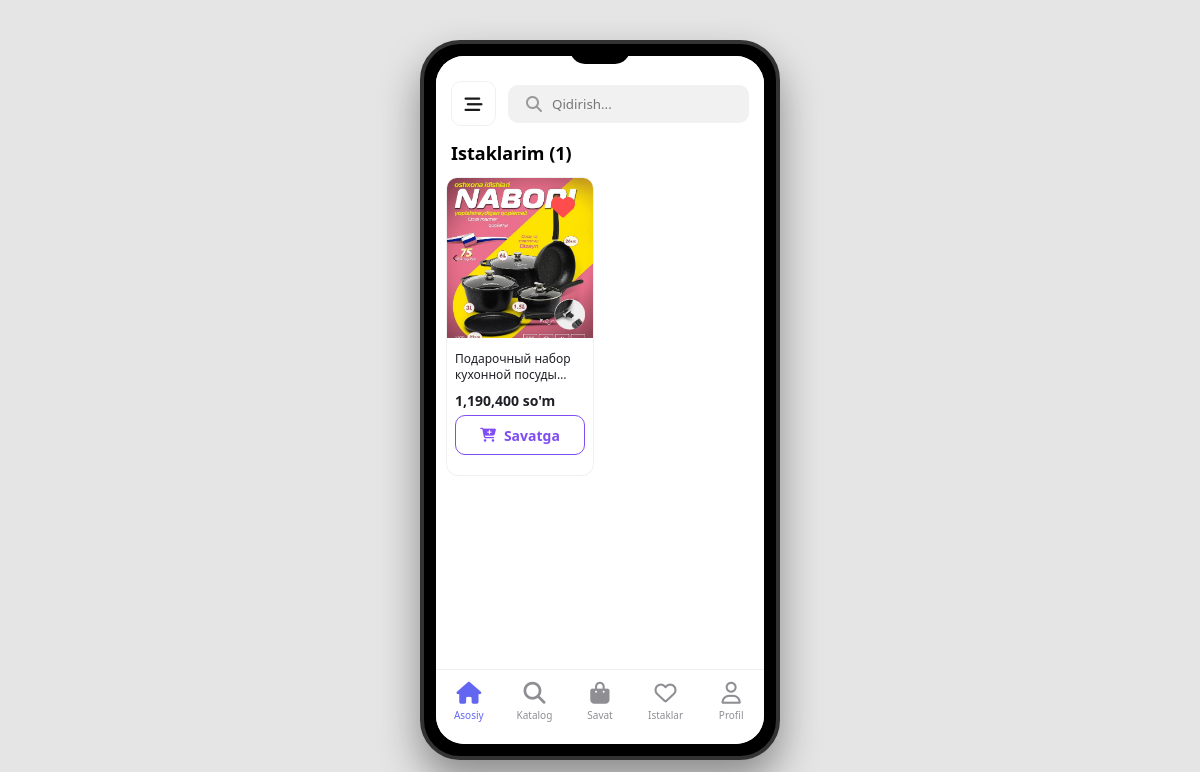
The app's page /istaklar/ (signed in) with its own data.
### app/models.py (models this page shows, shortened)
class BaseCreatedModel(models.Model):
    created_at = models.DateTimeField(auto_now_add=True)
    updated_at = models.DateTimeField(auto_now=True)
    class Meta:
        abstract = True

class UzumProduct(BaseCreatedModel):
    name = models.CharField(max_length=100)
    slug = models.SlugField( max_length=300, unique=True, blank=True, editable=False)
    price = models.PositiveIntegerField()
    aksi_narx = models.PositiveSmallIntegerField( validators=[MinValueValidator(0), MaxValueValidator(100)], default=0)
    about = models.TextField()
    count = models.PositiveIntegerField(default=2)
    is_active = models.BooleanField(default=True)
    info = models.JSONField(default=default_uzum_info, blank=True)
    category = models.ForeignKey(
        Kategoriy,
        on_delete=models.CASCADE,
        related_name='products'
    )

class UzumProductImage(BaseCreatedModel):
    image = models.ImageField(upload_to='maxsulot_rasm/')
    product = models.ForeignKey(UzumProduct, on_delete=models.CASCADE, related_name='images')

### app/views.py (the view)
# urls.py: path('istaklar/', istaklar, name='istaklar'),
@login_required(login_url='login_viuw')
def istaklar(request):
    products = UzumProduct.objects.filter(
        likes__user=request.user
    ).distinct()
    return render(request, 'products/istak.html', {
        'page_obj': products
    })

### app/context_processors.py (called while the page is built)
def cart_item_count(request):
    count = 0
    if request.user.is_authenticated:
        count = ShopingModel.objects.filter(user=request.user).count()
    return {'cart_item_count': count}

### templates/products/istak.html (shortened to what this page needs)
{% extends 'base.html' %}
{% block main %}
{% load humanize %}
<div class="main-content">
  <h3 style="padding: 0 15px; margin-bottom: 12px; font-size: 18px">
    Istaklarim ({{ page_obj|length }})
  </h3>
  <div class="product-grid">
    {% for i in page_obj %}
    <div class="product-card" style="position: relative;">
      <form action="{% url 'istak_like_bos' %}" method="POST" style="position:absolute; top:10px; right:10px; z-index:2;">
        <button type="submit" style="background:none; border:none; padding:0;">
          <i class="fa-solid fa-heart wish-icon active"></i>
        </button>
      </form>
      <a href="{% url 'product_details' i.slug %}" style="text-decoration: none; color: inherit; display: block;">
        {% if i.images.all %}
          <img class="product-img" src="{{ i.images.all.0.image.url }}" alt="{{ i.name }}" />
        {% endif %}
        <div class="product-info">
          <p class="product-title">{{ i.name |capfirst }}</p>
          <div class="price-container">
            <span class="price-now">{{ i.price|intcomma }} so'm</span>
          </div>
        </div>
      </a>
      <div style="padding: 0 8px 8px 8px;">
        <form action="{% url 'shoping_cart_create' %}" method="POST">
          <button type="submit" class="add-cart-btn">
            <i class="fa-solid fa-cart-plus"></i>
            <span>Savatga</span>
          </button>
        </form>
      </div>
    </div>
    {% empty %}
      <p style="padding:20px;">Hozircha istaklar bo‘sh</p>
    {% endfor %}
  </div>
</div>
{% endblock main %}

### templates/base.html (style rules this page uses)
* { margin: 0; padding: 0; box-sizing: border-box; font-family: "Segoe UI", sans-serif; }
body { background: #e5e5e5; display: flex; justify-content: center; align-items: center; min-height: 100vh; }
.main-content { flex: 1; overflow-y: auto; background: #fff; padding-bottom: 20px; }
.product-grid { display: grid; grid-template-columns: 1fr 1fr; gap: 12px; padding: 0 10px; }
.product-card { background: white; border-radius: 12px; padding-bottom: 12px; position: relative; display: flex; flex-direction: column; border: 1px solid #f0f0f0; }
.product-img { width: 100%; height: 160px; object-fit: cover; border-radius: 10px 10px 0 0; background: #f8f8f8; }
.wish-icon { position: absolute; top: 10px; right: 10px; font-size: 18px; color: #666; z-index: 2; }
.product-info { padding: 8px 8px 0 8px; }
.product-title { font-size: 12px; color: #1f2026; line-height: 1.3; height: 32px; overflow: hidden; display: -webkit-box; -webkit-line-clamp: 2; -webkit-box-orient: vertical; margin-bottom: 6px; }
.price-now { font-weight: 700; font-size: 14px; color: #1f2026; margin-top: -2px; }
.add-cart-btn { width: 100%; height: 36px; background: transparent; border: 1px solid #7f4df2; border-radius: 8px; display: flex; align-items: center; justify-content: center; gap: 8px; color: #7f4df2; font-size: 12px; font-weight: 500; cursor: pointer; transition: 0.2s; margin-top: 4px; }

### templates/products/istak.html (style rules this page uses)
.wish-icon { font-size: 20px; cursor: pointer; transition: transform 0.2s ease, color 0.2s ease; color: #ff4d4d; }
.wish-icon.active { transform: scale(1.2); }
.add-cart-btn { width: 100%; height: 40px; background: transparent; border: 1px solid #7f4df2; border-radius: 10px; display: flex; align-items: center; justify-content: center; gap: 8px; color: #7f4df2; font-size: 14px; font-weight: 600; cursor: pointer; }

### records on screen
UzumProduct: images.all.0.image (picture), name "Подарочный набор кухонной…", price "1,190,400"

### other values on screen
{{ page_obj|length }} "1"
